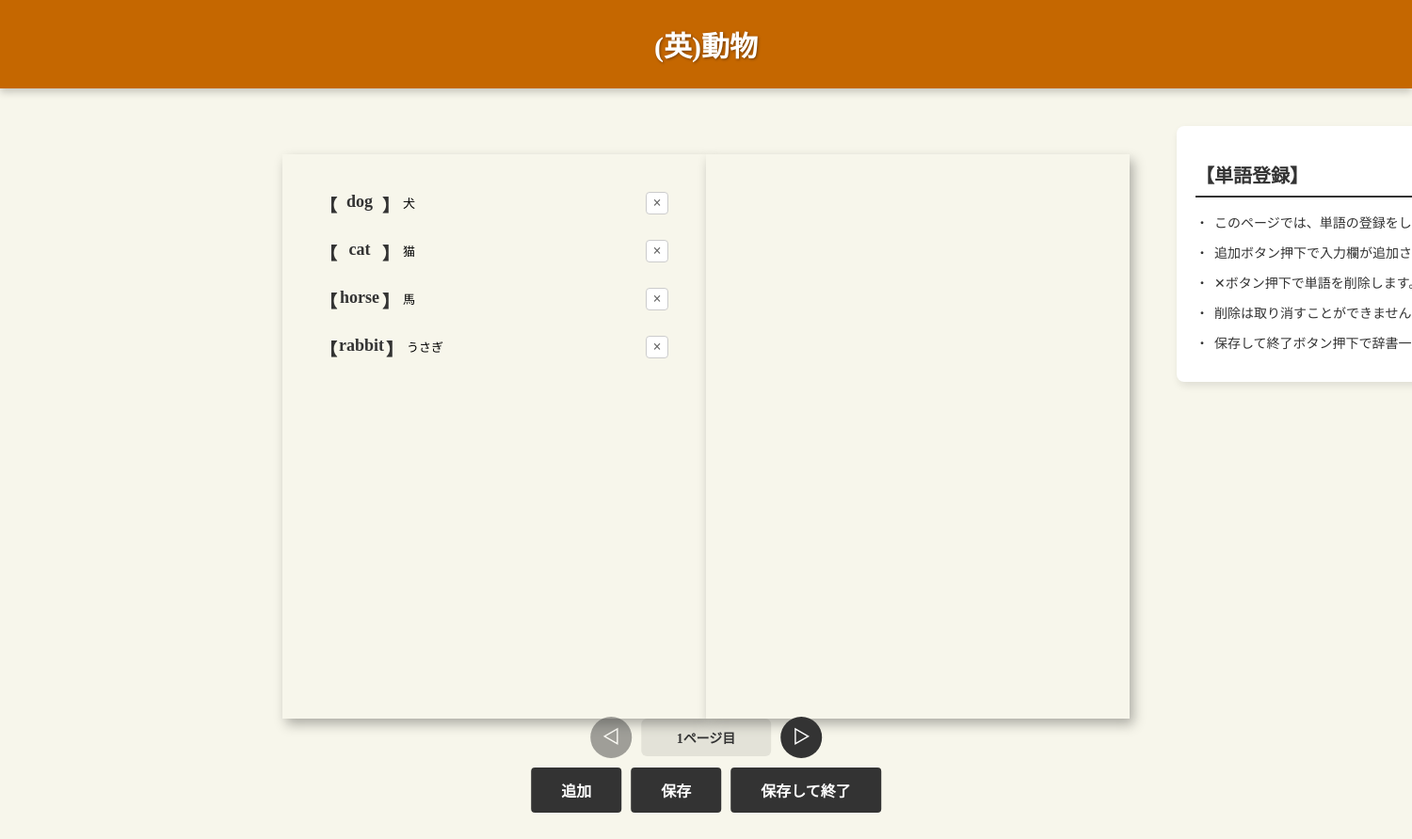
The app's page /add-words/2/0 with its own data.
### app/models.py (models this page shows, shortened)
class Dictionary(db.Model):
    __tablename__ = "dictionaries"
    id = db.Column(db.Integer, primary_key=True)
    title = db.Column(db.String(100))
    cover_color = db.Column(db.String(20))
    created_at = db.Column(db.DateTime, nullable=False, default=datetime.utcnow)
    updated_at = db.Column(db.DateTime, nullable=False, default=datetime.utcnow, onupdate=datetime.utcnow)
    is_favorite = db.Column(db.Boolean, nullable=False, default=False)

class Word(db.Model):
    __tablename__ = "words"
    id = db.Column(db.Integer, primary_key=True)
    word = db.Column(db.String(100))
    definition = db.Column(db.Text)
    line_count = db.Column(db.Integer)
    page_index = db.Column(db.Integer)
    dictionary_id = db.Column(db.Integer, db.ForeignKey("dictionaries.id", ondelete="CASCADE"), nullable=False)

### app/routes.py (the view)
@main.route('/add-words/<int:dictionary_id>/<int:page>')
def add_words(dictionary_id, page):
    dictionary = Dictionary.query.get(dictionary_id)
    if not dictionary:
        return redirect(url_for('main.index'))
    reflow_dictionary_words(dictionary_id)
    cover_color = dictionary.cover_color
    words = (Word.query
            .filter_by(dictionary_id=dictionary_id, page_index=page)
            .order_by(Word.id)
            .all())
    left_words = []
    right_words = []
    left_lines = 0
    right_lines = 0
    for word in words:
        lines = 1 + (word.line_count or 2)
        if left_lines + lines <= MAX_LINES_PER_PAGE:
            left_words.append(word)
            left_lines += lines
        elif right_lines + lines <= MAX_LINES_PER_PAGE:
            right_words.append(word)
            right_lines += lines
        else:
            right_words.append(word)
    return render_template('add_words.html',
                            dictionary=dictionary,
                            cover_color=cover_color,
                            page=page,
                            left_words=left_words,
                            right_words=right_words)

### app/routes.py (called while the page is built)
def reflow_dictionary_words(dictionary_id: int):
    words = Word.query.filter_by(dictionary_id=dictionary_id).order_by(Word.id).all()
    page_index = 0
    left_lines = 0
    right_lines = 0
    for word in words:
        lines = 1 + (word.line_count or 2)
        if left_lines + lines <= MAX_LINES_PER_PAGE:
            word.page_index = page_index
            left_lines += lines
        elif right_lines + lines <= MAX_LINES_PER_PAGE:
            word.page_index = page_index
            right_lines += lines
        else:
            page_index += 1
            left_lines = lines
            right_lines = 0
            word.page_index = page_index
    db.session.commit()

### app/templates/add_words.html (shortened to what this page needs)
<html lang="ja">
    <head>
        {% with title='単語登録' %}
            {% include 'head_css.html' %}
        {% endwith %}
    </head>
    <body>
        {% if dictionary %}
            <div class="dictionary-header"  style="background-color: {{ cover_color}};">
                <div class="dictionary-header-title">
                    {{ dictionary.title }}
                </div>
            </div>
            <div class="words-page-container">
                <div class="book-area">
                    <div class="page-left">
                        <div class="words-list" id="left-words-list">
                            {% for word in left_words %}
                                <div class="word-item" data-word-id="{{ word.id }}">
                                    <span class="bracket-open">【</span>
                                    <input type="text" class="word-input" value="{{ word.word }}" placeholder="単語" data-word-id="{{ word.id }}">
                                    <span class="bracket-close">】</span>
                                    <textarea class="definition-input" placeholder="意味" data-word-id="{{ word.id }}" rows="2">{{ word.definition }}</textarea>
                                    <button type="button" class="word-item-delete-btn" title="削除" aria-label="削除" data-word-id="{{ word.id }}">×</button>
                                </div>
                            {% endfor %}
                        </div>
                    </div>
                    <div class="page-right">
                    </div>
                </div>
                <div class="notice-section right">
                    <h2>【単語登録】</h2>
                    <ul>
                        <li>このページでは、単語の登録をします。</li>
                        <li>追加ボタン押下で入力欄が追加されます。</li>
                        <li>✕ボタン押下で単語を削除します。</li>
                        <li>削除は取り消すことができません。</li>
                        <li>保存して終了ボタン押下で辞書一覧へ遷移します。</li>
                    </ul>
                </div>
            </div>
            <div class="save-exit-container">
                <div class="action-row page-row">
                    <button type="button" id="prev-page-button" class="nav-button" title="前のページ" aria-label="前のページ" {% if page == 0 %}disabled{% endif %}>◁</button>
                    <div class="page-indicator">
                        {{ page + 1 }}ページ目
                    </div>
                    <button type="button" id="next-page-button" class="nav-button" title="次のページ" aria-label="次のページ">▷</button>
                </div>
                <div class="action-row main-row">
                    <button type="button" id="add-row-button">追加</button>
                    <button type="button" id="save-button">保存</button>
                    <button type="button" id="save-exit-button">保存して終了</button>
                </div>
            </div>
        {% else %}
            <p>辞書が見つかりませんでした。</p>
        {% endif %}
    </body>
</html>

### app/static/css/common.css (style rules this page uses)
body { background-color: #F7F6EB; margin: 0; padding: 0; overflow: hidden; }
body { font-family: 'Hiragino Mincho ProN', 'Hiragino Mincho Pro', 'ヒラギノ明朝 ProN', 'ヒラギノ明朝 Pro', 'Yu Mincho', '游明朝', 'MS 明朝', 'MS Mincho', serif; }
body { font-size: 14px; }
body { color: #333333; }
button { background-color: #333333; color: #ffffff; padding: 10px 20px; border-radius: 5px; border: none; cursor: pointer; font-family: 'Hiragino Mincho ProN', 'Hiragino Mincho Pro', 'ヒラギノ明朝 ProN', 'ヒラギノ明朝 Pro', 'Yu Mincho', '游明朝', 'MS 明朝', 'MS Mincho', serif; font-size: 14px; font-weight: bold; text-align: center; }

### records on screen
Dictionary: title "(英)動物"
Word: word "dog", id "犬"
Word: word "cat", id "猫"
Word: word "horse", id "馬"
Word: word "rabbit", id "うさぎ"

### other values on screen
{{ page + 1 }} "1"
